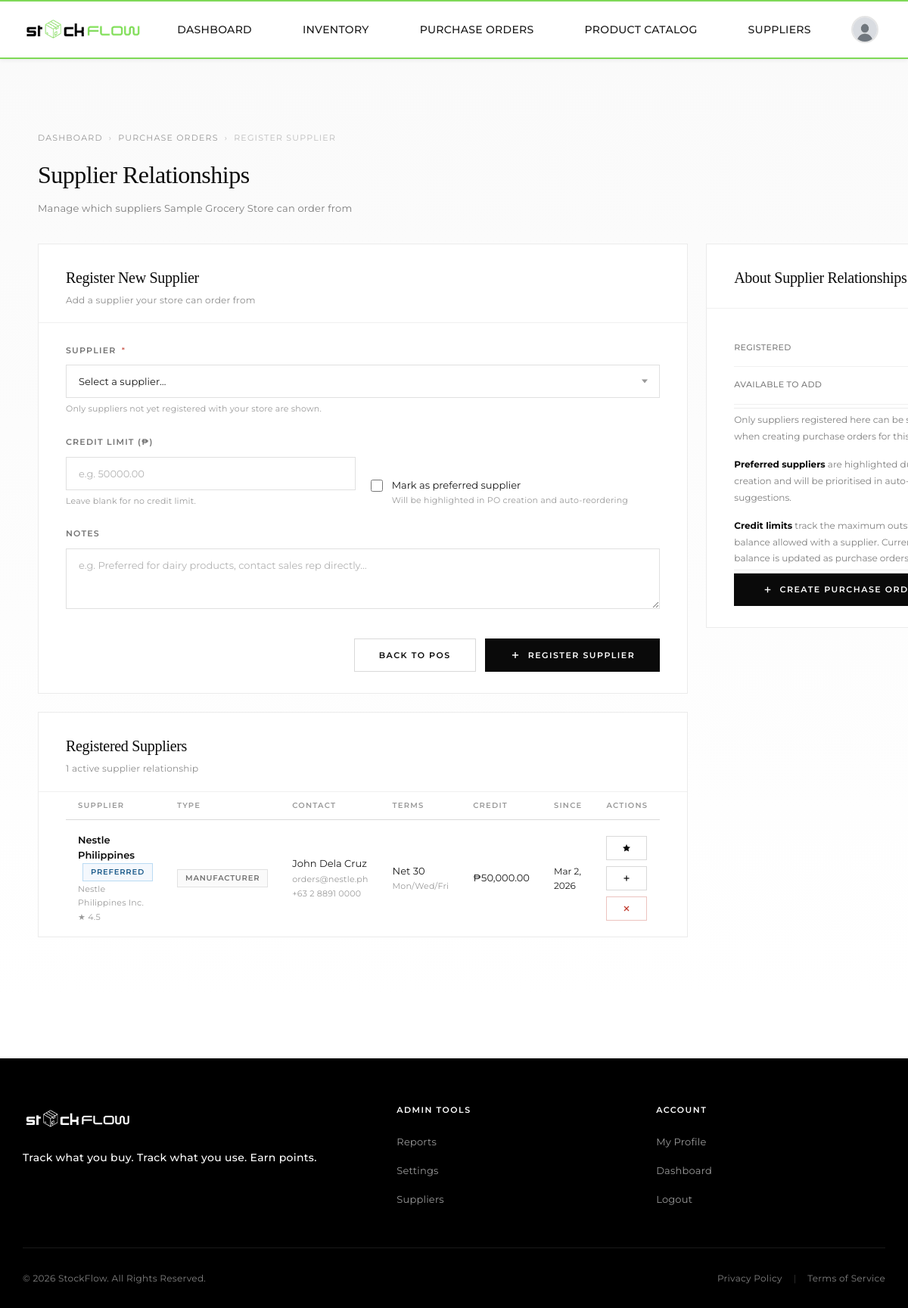
Screenshot of /grocery/purchase_orders/register_supplier.php (signed in) with the database file from the repository.
### tables this page shows
CREATE TABLE `grocery_stores` (
  `store_id` int(11) NOT NULL,
  `store_name` varchar(255) NOT NULL,
  `business_address` text NOT NULL,
  `contact_number` varchar(50) DEFAULT NULL,
  `email` varchar(255) DEFAULT NULL,
  `business_permit` varchar(255) DEFAULT NULL,
  `is_verified` tinyint(1) DEFAULT 0,
  `verification_token` varchar(1000) DEFAULT NULL,
  `verification_token_expires` datetime DEFAULT NULL,
  `verified_at` datetime DEFAULT NULL,
  `is_active` tinyint(1) DEFAULT 1,
  `created_at` timestamp NOT NULL DEFAULT current_timestamp(),
  `updated_at` timestamp NOT NULL DEFAULT current_timestamp() ON UPDATE current_timestamp()
);

CREATE TABLE `store_suppliers` (
  `store_supplier_id` int(11) NOT NULL,
  `store_id` int(11) NOT NULL,
  `supplier_id` int(11) NOT NULL,
  `is_active` tinyint(1) DEFAULT 1,
  `preferred_supplier` tinyint(1) DEFAULT 0 COMMENT 'Mark as preferred for automatic ordering',
  `credit_limit` decimal(10,2) DEFAULT NULL,
  `current_balance` decimal(10,2) DEFAULT 0.00,
  `last_order_date` date DEFAULT NULL,
  `notes` text DEFAULT NULL,
  `created_at` timestamp NOT NULL DEFAULT current_timestamp(),
  `updated_at` timestamp NOT NULL DEFAULT current_timestamp() ON UPDATE current_timestamp()
);

CREATE TABLE `suppliers` (
  `supplier_id` int(11) NOT NULL,
  `supplier_name` varchar(255) NOT NULL,
  `supplier_type` enum('manufacturer','distributor','wholesaler','local_supplier') NOT NULL,
  `company_name` varchar(255) DEFAULT NULL,
  `contact_person` varchar(255) DEFAULT NULL,
  `contact_number` varchar(50) DEFAULT NULL,
  `email` varchar(255) DEFAULT NULL,
  `address` text DEFAULT NULL,
  `payment_terms` varchar(100) DEFAULT NULL COMMENT 'e.g., Net 30, Net 60, COD',
  `minimum_order_amount` decimal(10,2) DEFAULT NULL,
  `delivery_schedule` varchar(255) DEFAULT NULL COMMENT 'e.g., Mon/Wed/Fri, Weekly',
  `tin_number` varchar(50) DEFAULT NULL COMMENT 'Tax Identification Number',
  `is_active` tinyint(1) DEFAULT 1,
  `rating` decimal(3,2) DEFAULT NULL COMMENT 'Supplier rating 1-5',
  `notes` text DEFAULT NULL,
  `created_at` timestamp NOT NULL DEFAULT current_timestamp(),
  `updated_at` timestamp NOT NULL DEFAULT current_timestamp() ON UPDATE current_timestamp()
);

### grocery/purchase_orders/register_supplier.php (the view, shortened to what the rows shown need)
<?php
$conn     = getDBConnection();
$store_id = $_SESSION['store_id'] ?? null;
$current_relationships = [];
if ($store_id) {
    $stmt = $conn->prepare("
        SELECT
            ss.store_supplier_id,
            ss.preferred_supplier,
            ss.credit_limit,
            ss.current_balance,
            ss.last_order_date,
            ss.notes         AS relationship_notes,
            ss.created_at    AS relationship_since,
            s.supplier_id,
            s.supplier_name,
            s.supplier_type,
            s.company_name,
            s.contact_person,
            s.contact_number,
            s.email,
            s.payment_terms,
            s.delivery_schedule,
            s.minimum_order_amount,
            s.rating
        FROM store_suppliers ss
        JOIN suppliers s ON ss.supplier_id = s.supplier_id
        WHERE ss.store_id = ?
          AND ss.is_active = 1
          AND s.is_active  = 1
        ORDER BY ss.preferred_supplier DESC, s.supplier_name ASC
    ");
    $stmt->bind_param('i', $store_id);
    $stmt->execute();
    $current_relationships = $stmt->get_result()->fetch_all(MYSQLI_ASSOC);
}
$store_name = 'Your Store';
if ($store_id) {
    $sn = $conn->prepare("SELECT store_name FROM grocery_stores WHERE store_id = ?");
    $sn->bind_param('i', $store_id);
    $sn->execute();
    $store_name = $sn->get_result()->fetch_assoc()['store_name'] ?? 'Your Store';
}
?>
<!DOCTYPE html>
<html lang="en">
<head>
    <link rel="stylesheet" href="../../includes/style/pages/purchase_orders.css">
</head>
<body>
<?php require_once __DIR__ . '/../../includes/header.php'; ?>
<div class="po-page">
    <div class="po-container">
        <div class="po-page-header">
            <div class="po-breadcrumb">
                <a href="../grocery_dashboard.php">Dashboard</a>
                <span>›</span>
                <a href="index.php">Purchase Orders</a>
                <span>›</span>
                <span>Register Supplier</span>
            </div>
            <h1 class="po-page-title">Supplier Relationships</h1>
            <p class="po-page-subtitle">Manage which suppliers <?= htmlspecialchars($store_name) ?> can order from</p>
        </div>
        <div class="po-grid">
            <div>
                <div class="po-card">
                    <div class="po-card-body" style="padding-top: 0; padding-bottom: 0;">
                        <?php if (empty($current_relationships)): ?>
                        <div class="empty-state">
                            <div class="empty-state-icon">
                                <svg viewBox="0 0 24 24" fill="none" stroke="currentColor" stroke-width="1.5"><path d="M17 21v-2a4 4 0 0 0-4-4H5a4 4 0 0 0-4 4v2"/><circle cx="9" cy="7" r="4"/><path d="M23 21v-2a4 4 0 0 0-3-3.87"/><path d="M16 3.13a4 4 0 0 1 0 7.75"/></svg>
                            </div>
                            <h4>No Suppliers Yet</h4>
                            <p>Use the form above to register your first supplier relationship.</p>
                        </div>
                        <?php else: ?>
                        <div class="supplier-table-wrapper">
                            <table class="supplier-table">
                                <thead>
                                    <tr>
                                        <th>Supplier</th>
                                        <th>Type</th>
                                        <th>Contact</th>
                                        <th>Terms</th>
                                        <th>Credit</th>
                                        <th>Since</th>
                                        <th>Actions</th>
                                    </tr>
                                </thead>
                                <tbody>
                                <?php foreach ($current_relationships as $r): ?>
                                <tr>
                                    <td>
                                        <div class="td-name">
                                            <?= htmlspecialchars($r['supplier_name']) ?>
                                            <?php if ($r['preferred_supplier']): ?>
                                                <span class="badge badge-preferred" style="margin-left:6px;">Preferred</span>
                                            <?php endif; ?>
                                        </div>
                                        <?php if ($r['company_name'] && $r['company_name'] !== $r['supplier_name']): ?>
                                        <div class="td-sub"><?= htmlspecialchars($r['company_name']) ?></div>
                                        <?php endif; ?>
                                        <?php if ($r['rating']): ?>
                                        <div class="td-sub">★ <?= number_format($r['rating'], 1) ?></div>
                                        <?php endif; ?>
                                    </td>
                                    <td>
                                        <span class="badge badge-type"><?= ucfirst(str_replace('_', ' ', $r['supplier_type'])) ?></span>
                                    </td>
                                    <td>
                                        <div><?= htmlspecialchars($r['contact_person'] ?? '—') ?></div>
                                        <?php if ($r['email']): ?>
                                        <div class="td-sub"><?= htmlspecialchars($r['email']) ?></div>
                                        <?php endif; ?>
                                        <?php if ($r['contact_number']): ?>
                                        <div class="td-sub"><?= htmlspecialchars($r['contact_number']) ?></div>
                                        <?php endif; ?>
                                    </td>
                                    <td>
                                        <div><?= htmlspecialchars($r['payment_terms'] ?? '—') ?></div>
                                        <?php if ($r['delivery_schedule']): ?>
                                        <div class="td-sub"><?= htmlspecialchars($r['delivery_schedule']) ?></div>
                                        <?php endif; ?>
                                    </td>
                                    <td>
                                        <?php if ($r['credit_limit']): ?>
                                            <div>₱<?= number_format($r['credit_limit'], 2) ?></div>
                                        <?php else: ?>
                                            <span style="color:rgba(0,0,0,0.3);font-size:12px;">No limit</span>
                                        <?php endif; ?>
                                    </td>
                                    <td>
                                        <?php if ($r['relationship_since']): ?>
                                        <div style="font-size:12px;"><?= date('M j, Y', strtotime($r['relationship_since'])) ?></div>
                                        <?php endif; ?>
                                    </td>
                                    <td>
                                        <div class="td-actions">
                                            <form method="POST" style="display:inline;">
                                                <button type="submit" class="btn btn-sm btn-secondary" title="<?= $r['preferred_supplier'] ? 'Remove preferred status' : 'Mark as preferred' ?>">
                                                    <?php if ($r['preferred_supplier']): ?>
                                                        <svg width="12" height="12" viewBox="0 0 24 24" fill="currentColor" stroke="none"><path d="M12 2l3.09 6.26L22 9.27l-5 4.87 1.18 6.88L12 17.77l-6.18 3.25L7 14.14 2 9.27l6.91-1.01L12 2z"/></svg>
                                                    <?php else: ?>
                                                        <svg width="12" height="12" viewBox="0 0 24 24" fill="none" stroke="currentColor" stroke-width="2"><path d="M12 2l3.09 6.26L22 9.27l-5 4.87 1.18 6.88L12 17.77l-6.18 3.25L7 14.14 2 9.27l6.91-1.01L12 2z"/></svg>
                                                    <?php endif; ?>
                                                </button>
                                            </form>
                                            <a href="create_purchase_order.php?supplier_id=<?= $r['supplier_id'] ?>" class="btn btn-sm btn-secondary" title="Create PO">
                                                <svg width="12" height="12" viewBox="0 0 24 24" fill="none" stroke="currentColor" stroke-width="2.5"><line x1="12" y1="5" x2="12" y2="19"/><line x1="5" y1="12" x2="19" y2="12"/></svg>
                                            </a>
                                            <form method="POST" style="display:inline;" onsubmit="return confirm('Deactivate this supplier relationship? You will not be able to create new POs with them until it is reactivated.');">
                                                <button type="submit" class="btn btn-sm btn-danger" title="Deactivate">
                                                    <svg width="12" height="12" viewBox="0 0 24 24" fill="none" stroke="currentColor" stroke-width="2.5"><line x1="18" y1="6" x2="6" y2="18"/><line x1="6" y1="6" x2="18" y2="18"/></svg>
                                                </button>
                                            </form>
                                        </div>
                                    </td>
                                </tr>
                                <?php endforeach; ?>
                                </tbody>
                            </table>
                        </div>
                        <?php endif; ?>
                    </div>
                </div>
            </div>
        </div>
    </div>
</div>
<?php require_once __DIR__ . '/../../includes/footer.php'; ?>
</body>
</html>

### rows the page displays
grocery_stores: store_name "Sample Grocery Store"
store_suppliers: supplier.supplier_name "Nestle Philippines", preferred_supplier "PREFERRED", supplier.company_name "Nestle Philippines Inc.", supplier.rating "4.5", supplier.supplier_type "MANUFACTURER", supplier.contact_person "John Dela Cruz", supplier.email "orders@nestle.ph", supplier.contact_number "+63 2 8891 0000", supplier.payment_terms "Net 30", supplier.delivery_schedule "Mon/Wed/Fri", credit_limit "50,000.00", created_at "Mar 2, 2026"

### other values shown
count($current_relationships) "1"
